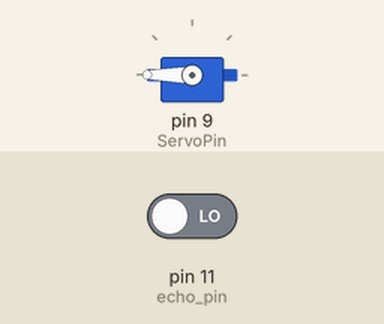
Recording of a program running on a simulated Arduino Uno, built with avr-gcc and run on an emulated ATmega328P. Shown: servo. Inputs (shaded band) come from the test bench; at power-on: pin 11 (echo_pin) LOW.

Above: at 0.05 s.
At 52.85 s:
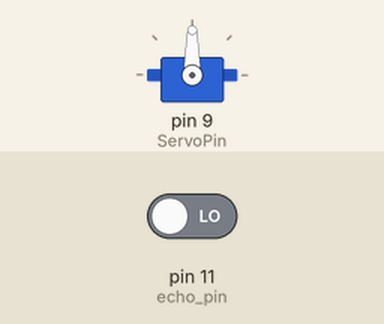
Timing chart, 0 to 68.9 s (numbered marks = the images above):
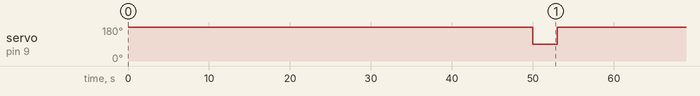

The program:

main.cpp
```cpp
#include <Arduino.h>
#include <Servo.h>

/*
connecting a servo
Red wire is the Power. connect to 5V,
Brown is the Ground
Orange is the control, connect to Pin 9 (in this example)
DONT PRESS ENTER. IT IS TAKEN AS 0

*/

/*
==================for Ultra Sonic Sensor=====================
connect trigger pin to 12, echo pin to 11,
vcc to 5v of arduino and grn to grn of arduino
*/

int pos;
int ServoPin=9;
Servo myServo;
byte trigg_pin= 12;
byte echo_pin =11;
int travelTime;
int dist_helper=0; // plan is to calculate distance num_reading times and take action on the avg rather than individual readings.
unsigned int dist_in_cms;
unsigned int avg_distance;
int num_reading=50;
int i;

void setup() {
  // put your setup code here, to run once:
myServo.attach(ServoPin);
}

void loop() {
  // put your main code here, to run repeatedly:
myServo.write(180);// default position and keeps the bin closed
dist_helper=0;// to reset it to 0
// use the sonar
for (i=0; i<num_reading; i=i+1){
digitalWrite(trigg_pin, LOW);
delayMicroseconds(2);
digitalWrite(trigg_pin, HIGH); //Send ping
delayMicroseconds(10);  //Ping must remain high for 10ms to send a proper signal out.
digitalWrite(trigg_pin, LOW);  //stop ping
travelTime= pulseIn(echo_pin, HIGH); // gives the time in micro seconds
dist_in_cms= 0.017*travelTime; // calculated using distance= speed * time

// to avoid errorneous reading, we cap the max to 50 and min to 1.
if (dist_in_cms<0){
  dist_in_cms= 1;
}
if (dist_in_cms>100){
  dist_in_cms= 50;
}
dist_helper= dist_helper + dist_in_cms;
}
// take the avg distance
avg_distance= dist_helper/num_reading;
if (avg_distance< 15){
myServo.write(90); // to open the bin
delay(3000);// keep it open for 3 sec
}
}
```

Measured:
- by itself, servo on pin 9 (ServoPin): alternates 180° for 50.0 s and 90° for 3.0 s
